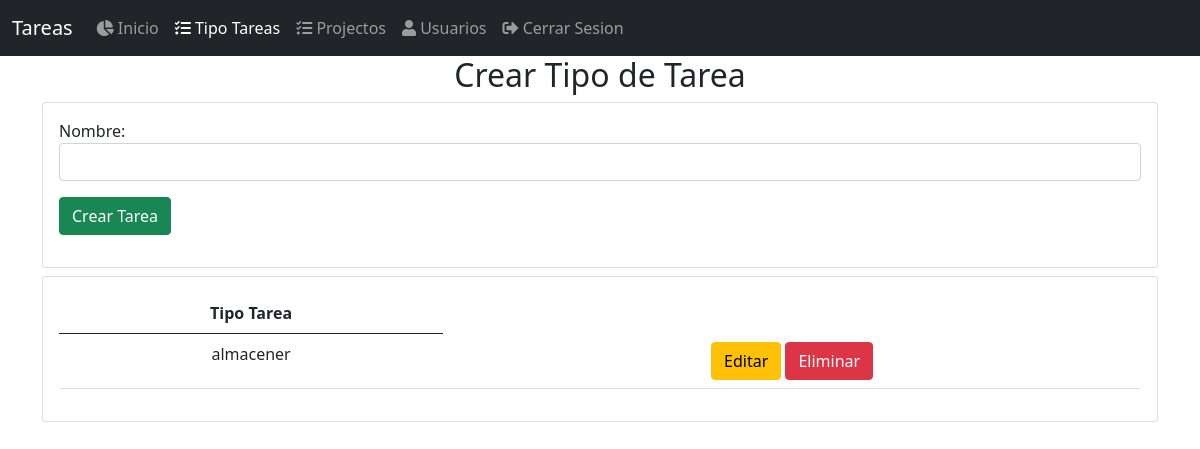
The page /tipo_tarea (signed in) on the database as committed earlier.
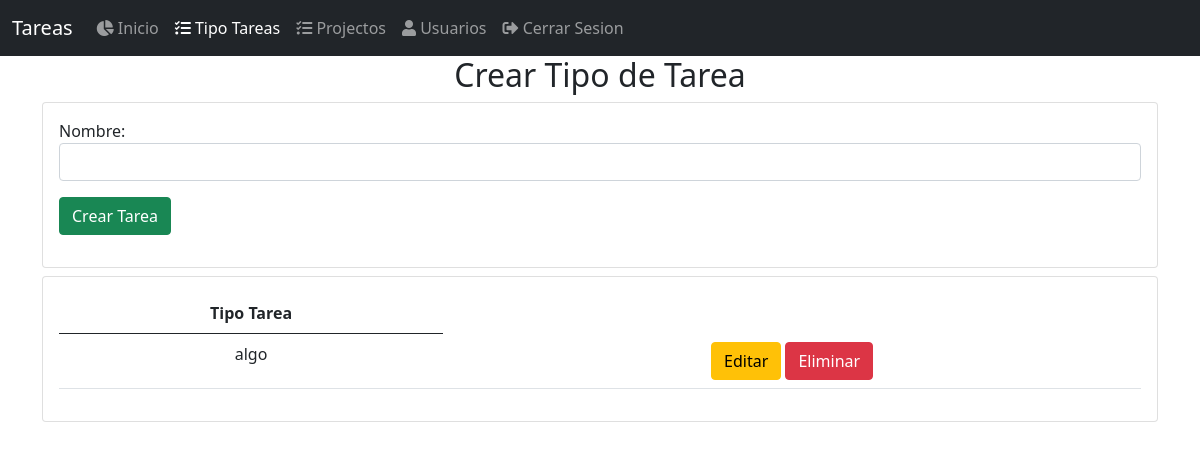
The same page on the database as committed later.
### tasks/models.py (models this page shows, shortened)
class TypeTask(models.Model):
    name = models.CharField(max_length=50)
    slug = models.SlugField(max_length=60, unique=True)
    created_at = models.DateTimeField(auto_now_add=True)

### tasks/views.py (the view, shortened to what this page needs)
# urls.py: path('tipo_tarea', views.TypeTaskView.as_view(), name='type_task'),
class TypeTaskView(PermissionRequiredMixin, LoginRequiredMixin, View):
    login_url = 'users:login'
    permission_required = 'type_task.can_add_type_task'
    template_name = 'tasks/add_type_task.html'
    form_class = TypeTaskForm
    model = TypeTask
    def get_query_set(self):
        query = self.model.objects.all().order_by('-pk')
        return query
    def get_context_data(self, **kwargs):
        context = {}
        context['type_tasks'] = self.get_query_set()
        context['form'] = self.form_class
        return context
    def get(self, request, *args, **kwargs):
        return render(request, self.template_name, self.get_context_data())

### tasks/templates/tasks/add_type_task.html
{% extends 'base.html' %}
{% block content %}
    <h2 class="text-title text-center">Crear Tipo de Tarea</h2>
    <div class="card">
        <div class="card-body">
            {% include 'tasks/snippets/type_form.html' %}
        </div>
    </div>
    <div class="card mt-2">
        <div class="card-body">
            {% include 'tasks/snippets/tables.html' %}
        </div>
    </div>
{% endblock %}

### tasks/templates/tasks/snippets/tables.html
<table class="table text-center">
    <thead>
        <tr>
            <th scope="col">Tipo Tarea</th>
        </tr>
    </thead>
    <tbody>
        {% for type_task in type_tasks %}
            <tr>
                <td>{{ type_task.name }}</td>
                <td>
                    <a href="{% url 'tasks:update_type_task' type_task.pk %}" class="btn btn-warning">Editar</a>
                    <a href="{% url 'tasks:delete_type_task' type_task.pk %}" class="btn btn-danger">Eliminar</a>
                </td>
            </tr>
        {% endfor %}
    </tbody>
</table>

Rows that differ between the two databases and show on the page:
removed TypeTask: name "almacener"
added TypeTask: name "algo"
